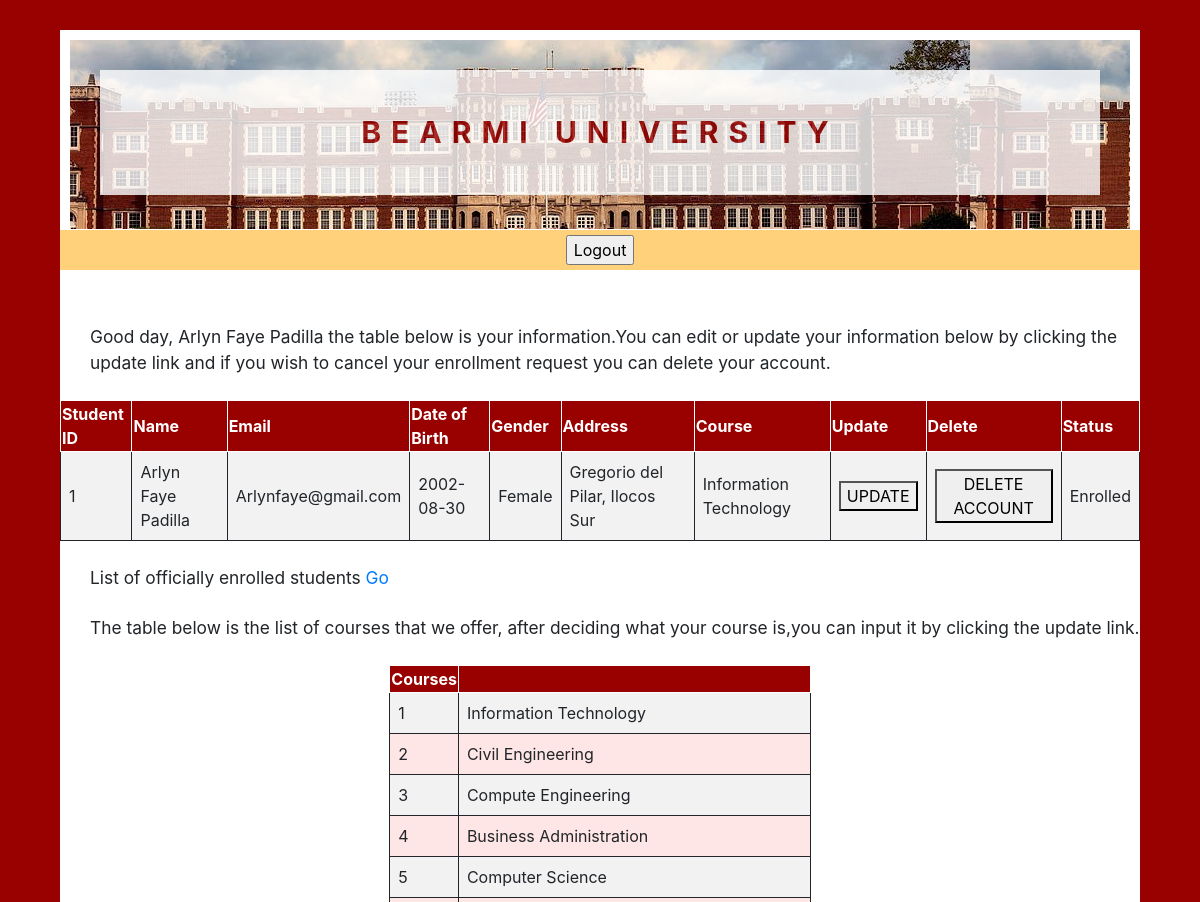
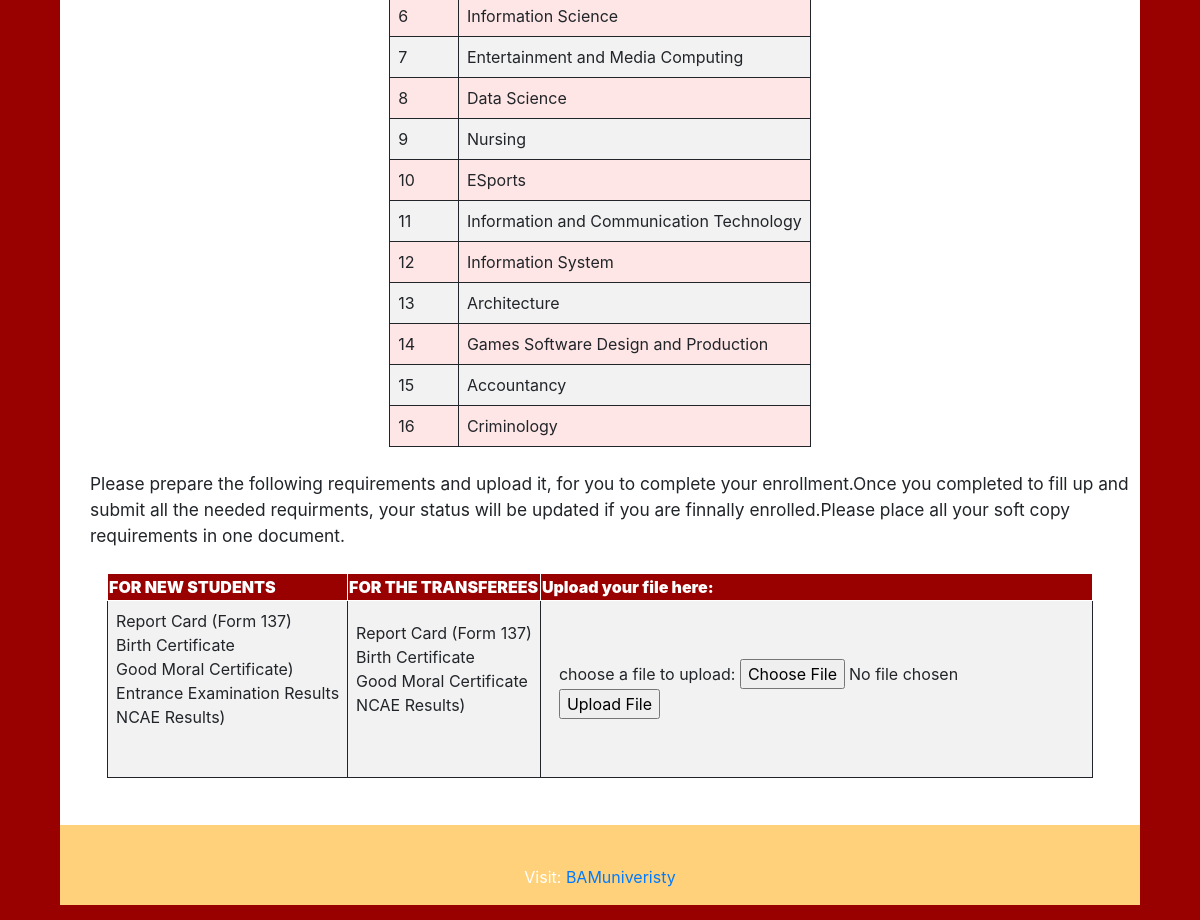
The page /student.php (signed in) on the database its author committed (2 pictures, top to bottom).
### tables this page shows
CREATE TABLE `student` (
  `student_id` int(11) NOT NULL,
  `name` varchar(50) NOT NULL,
  `email` varchar(50) NOT NULL,
  `password` varchar(50) NOT NULL,
  `date_of_birth` date NOT NULL,
  `Gender` varchar(10) NOT NULL,
  `address` varchar(50) NOT NULL,
  `course_type` varchar(50) NOT NULL DEFAULT 'Bsc. IT',
  `status` varchar(50) DEFAULT NULL
);

CREATE TABLE `courses` (
  `id` int(25) NOT NULL,
  `course` varchar(50) DEFAULT NULL
);

### student.php (the view, shortened to what this page needs)
<?php
require('connection_db.php');
	if (isset($_POST['logout'])) {
		session_destroy();
		header('Location:login.php');
	}
	elseif($_SESSION['login']=="student")
	{
		$user =$_SESSION['name'];
	}
	else
		header('Location:login.php');
?>
<!DOCTYPE html>
<html>
<head>
    <link rel="stylesheet" href="mau2.css" type="text/css" />
    <link rel="stylesheet" href="https://maxcdn.bootstrapcdn.com/bootstrap/4.5.2/css/bootstrap.min.css"/>
</head>
<body style="background-color: #990000;">
<div id="wrap">
	<div id="header">
		<div class="background">
  <div class="transbox">
    <p style="padding-top: 40px; padding-bottom: 40px; background-color: white; color: #990000; letter-spacing: 10px;">BEARMI UNIVERSITY</p>
  </div>
</div>
	</div>
	<nav>
<div class="container" style="background-color:#ffd17a;">
	<form style="display: inline-flex;" action="#" method="POST">
		<input style="margin: 5px;" type="submit" name="logout" value="Logout">
	</form>
</div>
</nav>
		<?php
			$student_id=$_SESSION['student_id'];
			$sql = "SELECT * FROM student WHERE student_id='$student_id'";
				$result = mysqli_query($connectivity, $sql);
				if (mysqli_num_rows($result)<0) {
				   echo "No data found";
				}
				else{
					while ($row=mysqli_fetch_assoc($result)) {
					$student_id=$row['student_id'];
				 	$name=$row['name'];
					$email=$row['email'];
					$dob=$row['date_of_birth'];
					$gender=$row['Gender'];
					$address=$row['address'];
					$course=$row['course_type'];
					$status=$row['status'];
				}
		?>
		<br>
		<br>
		<div class="one"><?php
			echo "Good day, ". $user . " the table below is your information.You  can edit or update your information below by clicking the update link and if you wish to cancel your enrollment request you can delete your account." ?> </div>
			<br>
			<div style="overflow-x:auto; width: 100%;">
					<table>
						<tr>
							<th>Student ID</th>
							<th>Name</th>
							<th>Email</th>
							<th>Date of Birth</th>
							<th>Gender</th>
							<th>Address</th>
							<th>Course</th>
							<th>Update</th>
							<th>Delete</th>
							<th>Status</th>
						</tr>
						<tr>
							<td><?=$student_id;?></td>
							<td><?=$name;?></td>
							<td><?=$email;?></td>
							<td><?=$dob;?></td>
							<td><?=$gender;?></td>
							<td><?=$address;?></td>
							<td><?=$course;?></td>
							<td><a href="update.php?s_id=<?=$student_id;?>"><button>UPDATE</button></a></td>
							<td><a href="insert_db.php?st_id=<?=$student_id;?>"><button>DELETE ACCOUNT</button></a></td>
							<td><?=$status;?></td>
						</tr>
					</table>
				<?php
			}
		?>
	</div>
	<br>
	<div class="one">List of officially enrolled students<a href="pageEnrolled.html" sclass="button"> Go</a>
	</div>
		<br>
         <div class="one"> The table below is the list of courses that we offer, after deciding what your course is,you can input it by clicking the update link.</div>
		<div style="overflow-x:auto;">
			<br>
	<table>
	<tr>
	     <th>Courses<th>
	</tr>
	<?php
        $conn = mysqli_connect("localhost", "root", "", "portal_college");
        $sql = "SELECT id, course from courses";
        $result = $conn-> query($sql);
        if($result-> num_rows > 0){
          while ($row = $result-> fetch_assoc()){
          	echo "<tr><td>". $row["id"] . "</td><td>" . $row["course"] . "</td></tr>";
          }
          echo "</table>";
        }
         else{
         	echo "0 result";
         }
	?>
    </div>
   <br>
         <div class="one"> Please prepare the following requirements and upload it, for you to complete your enrollment.Once you completed to fill up and submit all the needed requirments, your status will be updated if you are finnally enrolled.Please place all your soft copy requirements in one document.</div>
		<div style="overflow-x:auto;">
			<br>
    <table>
    <div class="one"><tr>
    	     <th><b> FOR NEW STUDENTS</th></b>
    	     <th><b> FOR THE TRANSFEREES</th></b>
    	     <th><b> Upload your file here:</th></b>
    	</tr>
   <tr>
 <td><p>Report Card (Form 137)<br>
Birth Certificate <br>
Good Moral Certificate)<br>
Entrance Examination Results<br>
NCAE Results)<br>
<br></p></td>
<td><p>Report Card (Form 137)<br>
Birth Certificate <br>
Good Moral Certificate<br>
NCAE Results)<br>
<br></p></td>
<td><form enctype="multipart/form-data" action="fileUpload.php" method="POST" style="padding-left: 10px;">
			choose a file to upload:
			<input name="uploadedfile" type="file"><br>
			<input type="submit" value="Upload File">
		</form></td>
</div>
 </table>
 <br>
 <br>
<footer class="page-footer font-small special-color-dark pt-4" style="background-color:#ffd17a;">
  <div class="container">
  <div class="footer-copyright text-center py-3" align="center" style="color:white;">Visit:
    <a href="https://www.facebook.com/Bearmi-University-107406318466750/">BAMuniveristy</a>
  </div>
</footer>
 </div>
   </div>
</body>
</html>

### mau2.css (style rules this page uses)
body { background-color:#ca3433; color:#333; font: normal 14px "Open Sans", sans-serif; margin:0; }
#wrap { width:90%; background-color:white; color:inherit; padding:0; margin:30px auto 15px auto; }
#header { background-image: url(images/school.jpg); height:200px; border:10px solid #fff; border-bottom:1px solid #fff; }
#header p { text-align:center; margin:0 auto; font-size: 30px; }
nav { width: 100%; text-align:center; margin:10px auto; margin-top: 0px; height: 36px; background-color: #990000; }
@media screen and (min-width: 601px) { div.one { font-size: 20px; padding-left: 30px; } }
table { width: auto; border:1px; margin-left:auto; margin-right:auto; }
th { text-align:center; background-color: #990000 ; color: white; border: 1px; border-style:solid; }
td { text-align: left; padding: 8px; border: 1px solid; }
tr:nth-child(even) { background-color: #f2f2f2 }
tr:nth-child(odd) { background-color: #ffe6e6 }
div.transbox { margin: 30px; background-color: #ffd17a; opacity: 0.8; }
div.transbox p { margin: 5%; font-weight: bold; color: black; }
div .one { font-size: 13pt; }

### rows shown on the page
student: student_id "1", name "Arlyn Faye Padilla", email "Arlynfaye@gmail.com", date_of_birth "2002-08-30", Gender "Female", address "Gregorio del Pilar, Ilocos Sur", course_type "Information Technology", status "Enrolled"
courses: id "1", course "Information Technology"
courses: id "2", course "Civil Engineering"
courses: id "3", course "Compute Engineering"
courses: id "4", course "Business Administration"
courses: id "5", course "Computer Science"
courses: id "6", course "Information Science"
courses: id "7", course "Entertainment and Media Computing"
courses: id "8", course "Data Science"
courses: id "9", course "Nursing"
courses: id "10", course "ESports"
courses: id "11", course "Information and Communication Technology"
courses: id "12", course "Information System"
courses: id "13", course "Architecture"
courses: id "14", course "Games Software Design and Production"
courses: id "15", course "Accountancy"
courses: id "16", course "Criminology"

### other values the page prints
$user "Arlyn Faye Padilla"
